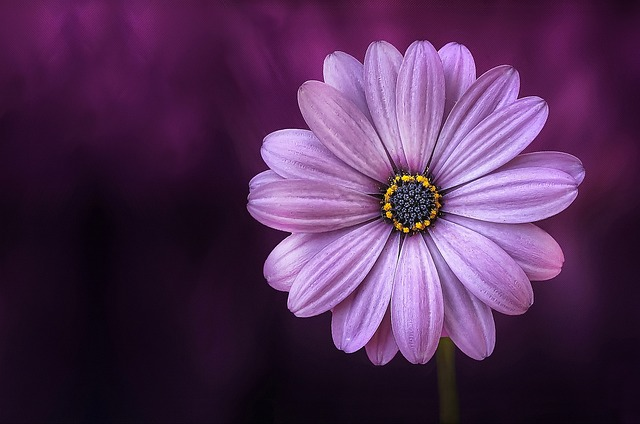
#> input picture flower.jpg, 640 x 424 px
$ python cropping.py
#> lines starting #> are read from the running program, lines starting #| are printed output that depends on the picture

import cv2

# Load the image
img = cv2.imread('flower.jpg')
#> img is the input picture: shape (424, 640, 3); mean B, G, R 84.7, 46.3, 81.3

# Check if the image was successfully loaded
if img is None:
    print("Error: Could not load the image.")
else:
    # Print the shape of the image (height, width, channels)
    print(img.shape)
#| (424, 640, 3)

    # Display the original image
    cv2.imshow("Original", img)

    # Define the cropping coordinates
    cropped_img = img[100:280, 150:300]
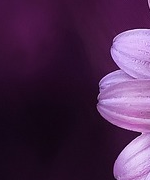
#> cropped_img: shape (180, 150, 3); mean B, G, R 77, 41.5, 73.6

    # Display the cropped image
    cv2.imshow("Cropped", cropped_img)

    # Wait for a key press and close all windows
    cv2.waitKey(0)
    cv2.destroyAllWindows()

    cv2.imwrite("cropped.jpg",cropped_img)

$ run again, with a.jpeg copied over flower.jpg
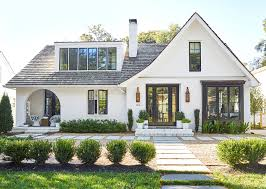
#> input picture a.jpeg, 266 x 189 px
#> img is the input picture: shape (189, 266, 3); mean B, G, R 160.8, 174.4, 169.1
#| (189, 266, 3)
#> `cropped_img = img[100:280, 150:300]`:
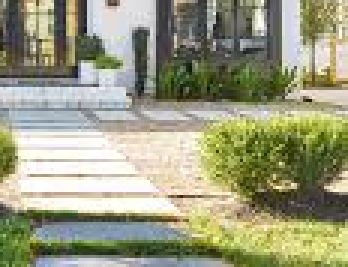
#> cropped_img: shape (89, 116, 3) (shown 3 times larger); mean B, G, R 127.5, 156, 155
